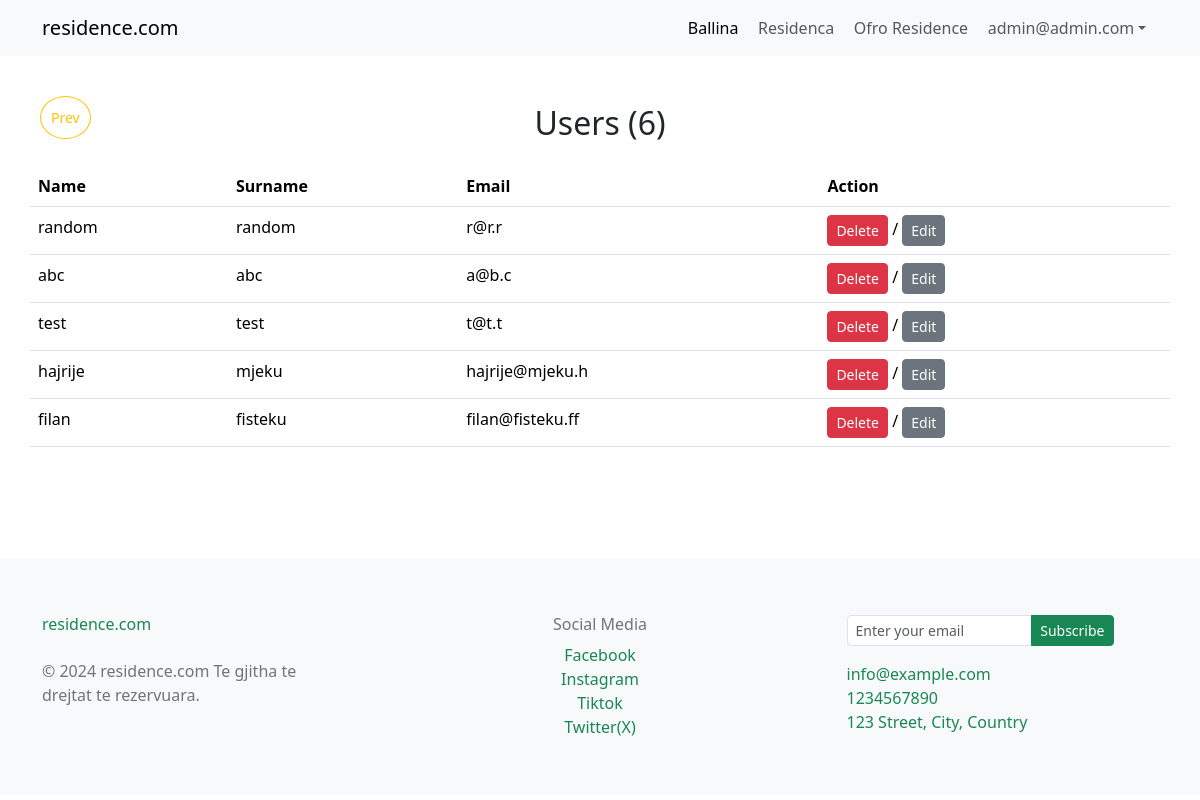
Screenshot of /manageUsers.php (signed in) with the database file from the repository.
### tables this page shows
CREATE TABLE `users` (
  `id` int(11) NOT NULL,
  `name` varchar(100) NOT NULL,
  `surname` varchar(100) NOT NULL,
  `email` varchar(200) NOT NULL,
  `password` varchar(250) NOT NULL,
  `isadmin` tinyint(1) NOT NULL DEFAULT 0,
  `created_at` timestamp NOT NULL DEFAULT current_timestamp(),
  `updated_at` timestamp NOT NULL DEFAULT current_timestamp() ON UPDATE current_timestamp()
);

### includes/crud.php (called while the page is built, shortened)
<?php
class CRUD{
    private $pdo;
    function __construct($pdo) {
        $this -> pdo = $pdo;
    }
    public function select($table, $columns = [], $where = [],  $limit, $sort){
        $where = $this->where($where);
        $kolonat = $this->columns($columns);
        $limit = ($limit > 0) ? ' LIMIT  ' .$limit  :  ' ';
        $sort = ($sort == '') ? ' ORDER BY id DESC  '  : ' ORDER BY ' . $sort . ' ';
        $sql = "SELECT $kolonat FROM $table $where $sort $limit";
        return $this->pdo->query($sql);
    }
    private function where($where = []) {
        $where_statement = '';
        return $where_statement;
    }
    private function columns($columns = []){
        if(count($columns) == 0){
            return " * ";
        }
        else{
            return implode(", ", $columns);
        }
    }
}

### manageUsers.php (the view, shortened to what this page needs)
<?php include('includes/header.php'); ?>
<?php
$users = (new CRUD($pdo))->select('users',[],[],'','');
$users = $users->fetchAll();
?>
<?php
    if(isset($_SESSION['logged_in']) && $_SESSION['logged_in'] == true):
    if(isset($_SESSION['isadmin']) && $_SESSION['isadmin'] == 1):
?>
    <section class="myresidences py-5">
        <div class="container">
        <?php if(count($users) > 0): ?>
            <h2 class="text-center">Users (<?= count($users); ?>)</h2>
        <div class="row mt-4">
            <table class="table">
                <tr>
                    <th>Name</th>
                    <th>Surname</th>
                    <th>Email</th>
                    <th>Action</th>
                </tr>
                <?php foreach($users as $user):
                    if($user['id'] == $_SESSION['user_id'] && $_SESSION['user_id'] == $_SESSION['isadmin']){
                        continue;
                    }
                ?>
                <tr>
                    <td><?= $user['name'] ?></td>
                    <td><?= $user['surname'] ?></td>
                    <td><?= $user['email'] ?></td>
                    <td>
                        <a href="?action=delete&id=<?=$user['id'];?>" class="btn btn-sm btn-danger" onclick="return confirm('Are you sure?');">Delete</a> /
                        <a href="?action=edit&id=<?=$user['id'];?>" class="btn btn-sm btn-secondary">Edit</a>
                    </td>
                </tr>
                <?php endforeach; ?>
            </table>
            <?php else: echo '<p>0 residences </p>'; ?>
        </div>
        <?php endif; ?>
        </div>
    </section>
<?php else: header('location:index.php');?>
<?php endif; endif; ?>
<?php include('includes/footer.php'); ?>

### rows the page displays
users: name "random", surname "random", email "r@r.r"
users: name "abc", surname "abc", email "a@b.c"
users: name "test", surname "test", email "t@t.t"
users: name "hajrije", surname "mjeku", email "hajrije@mjeku.h"
users: name "filan", surname "fisteku", email "filan@fisteku.ff"

### other values shown
$_SESSION['email'] "admin@admin.com"
count($users) "6"
